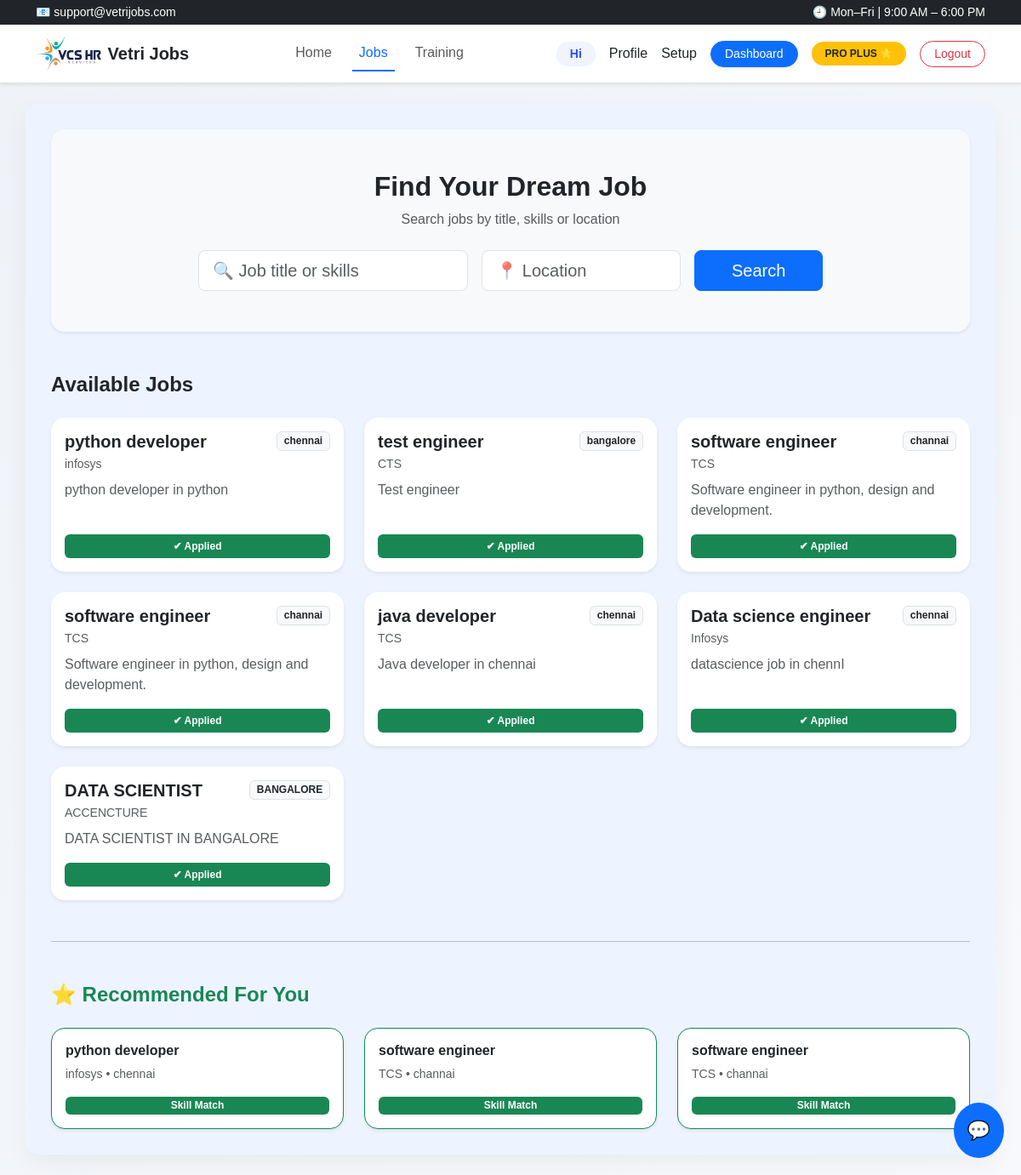
Screenshot of /jobs/ (signed in) with the database file from the repository.
### jobs/models.py (models this page shows, shortened)
class Job(models.Model):
    title = models.CharField(max_length=200)
    company = models.CharField(max_length=200)
    location = models.CharField(max_length=200)
    skills = models.CharField(max_length=300, blank=True, default="")
    description = models.TextField()
    posted_on = models.DateTimeField(auto_now_add=True)

### jobs/views.py (the view)
# urls.py: path("", views.job_list, name="list"),
def job_list(request):
    query = request.GET.get("q", "")
    location = request.GET.get("location", "")
    all_jobs = Job.objects.all()
    if query:
        all_jobs = all_jobs.filter(
            Q(title__icontains=query) |
            Q(description__icontains=query)
        )
    if location:
        all_jobs = all_jobs.filter(location__icontains=location)
    recommended_jobs = []
    applied_jobs = []
    profile = None
    completion = 0
    if request.user.is_authenticated:
        profile = Profile.objects.filter(user=request.user).first()
        applied_jobs = request.user.jobapplication_set.values_list(
            "job_id", flat=True
        )
        saved_jobs = SavedJob.objects.filter(
        user=request.user
    ).values_list("job_id", flat=True)
        if profile:
            completion = profile.completion_percentage
        if profile and profile.skills:
            skills = [s.strip().lower() for s in profile.skills.split(",")]
            for job in all_jobs:
                text = f"{job.title} {job.description}".lower()
                if any(skill in text for skill in skills):
                    recommended_jobs.append(job)
    return render(request, "jobs/job_list.html", {
    "jobs": all_jobs,
    "recommended_jobs": recommended_jobs,
    "applied_jobs": applied_jobs,
    "saved_jobs": saved_jobs,   # 👈 ADD THIS
    "profile": profile,
    "completion": completion,
    "query": query,
    "location": location,
})

### profiles/models.py (called while the page is built)
    @property
    def completion_percentage(self):
        fields = [
            self.full_name,
            self.phone,
            self.experience,
            self.location,
            self.skills,
            self.resume,
        ]
        completed = sum(
            1 for field in fields if field not in [None, "", 0]
        )
        return int((completed / len(fields)) * 100)

### jobs/templates/jobs/job_list.html (shortened to what this page needs)
{% extends "base.html" %}
{% block content %}
<div class="bg-light p-5 rounded-4 shadow-sm mb-5">
  <div class="text-center mb-4">
    <h2 class="fw-bold">Find Your Dream Job</h2>
    <p class="text-muted">Search jobs by title, skills or location</p>
  </div>
  <form method="get">
    <div class="row g-3 justify-content-center">
      <div class="col-md-4">
        <input type="text" name="q" value="{{ query }}"
               class="form-control form-control-lg"
               placeholder="🔍 Job title or skills">
      </div>
      <div class="col-md-3">
        <input type="text" name="location" value="{{ location }}"
               class="form-control form-control-lg"
               placeholder="📍 Location">
      </div>
      <div class="col-md-2">
        <button class="btn btn-primary btn-lg w-100">
          Search
        </button>
      </div>
    </div>
  </form>
</div>
<h4 class="mb-4 fw-semibold">Available Jobs</h4>
<div class="row g-4">
{% for job in jobs %}
<div class="col-md-6 col-lg-4">
  <div class="card job-card h-100 border-0 shadow-sm rounded-4"
     data-skill="{{ job.skills|lower }}"
     data-location="{{ job.location|lower }}">
    <div class="card-body d-flex flex-column">
      <div class="d-flex justify-content-between align-items-start">
        <h5 class="fw-bold mb-1">{{ job.title }}</h5>
        <span class="badge bg-light text-dark border">
          {{ job.location }}
        </span>
      </div>
      <p class="text-muted small mb-2">
        {{ job.company }}
      </p>
      <p class="text-muted">
        {{ job.description|truncatewords:20 }}
      </p>
      <div class="mt-auto">
        {% if user.is_authenticated %}
          {% if job.id in applied_jobs %}
            <span class="badge bg-success w-100 py-2">
              ✔ Applied
            </span>
          {% endif %}
        {% else %}
          <a href="{% url 'login' %}"
             class="btn btn-outline-secondary btn-sm w-100">
            Login to Apply
          </a>
        {% endif %}
      </div>
    </div>
  </div>
</div>
{% empty %}
<div class="col-12">
  <div class="alert alert-warning text-center">
    No jobs available right now.
  </div>
</div>
{% endfor %}
</div>
{% if recommended_jobs %}
<hr class="my-5">
<h4 class="fw-bold text-success mb-4">⭐ Recommended For You</h4>
<div class="row g-4">
{% for job in recommended_jobs %}
  <div class="col-md-6 col-lg-4">
    <div class="card border-success shadow-sm rounded-4 h-100">
      <div class="card-body d-flex flex-column">
        <h6 class="fw-bold">{{ job.title }}</h6>
        <p class="text-muted small">
          {{ job.company }} • {{ job.location }}
        </p>
        <span class="badge bg-success mt-auto">
          Skill Match
        </span>
      </div>
    </div>
  </div>
{% endfor %}
</div>
{% endif %}
{% endblock %}

### templates/base.html (style rules this page uses)
body { font-family: 'Poppins', sans-serif; background: linear-gradient(135deg, #eef2f7, #f8f9fc); min-height: 100vh; }

### jobs/templates/jobs/job_list.html (style rules this page uses)
.job-card { transition: all 0.3s ease; }

### rows the page displays
Job: title "python developer", location "chennai", company "infosys", description "python developer in python", shows "✔ Applied"
Job: title "test engineer", location "bangalore", company "CTS", description "Test engineer", shows "✔ Applied"
Job: title "software engineer", location "channai", company "TCS", description "Software engineer in python, design and development.", shows "✔ Applied"
Job: title "software engineer", location "channai", company "TCS", description "Software engineer in python, design and development.", shows "✔ Applied"
Job: title "java developer", location "chennai", company "TCS", description "Java developer in chennai", shows "✔ Applied"
Job: title "Data science engineer", location "chennai", company "Infosys", description "datascience job in chennI", shows "✔ Applied"
Job: title "DATA SCIENTIST", location "BANGALORE", company "ACCENCTURE", description "DATA SCIENTIST IN BANGALORE", shows "✔ Applied"
